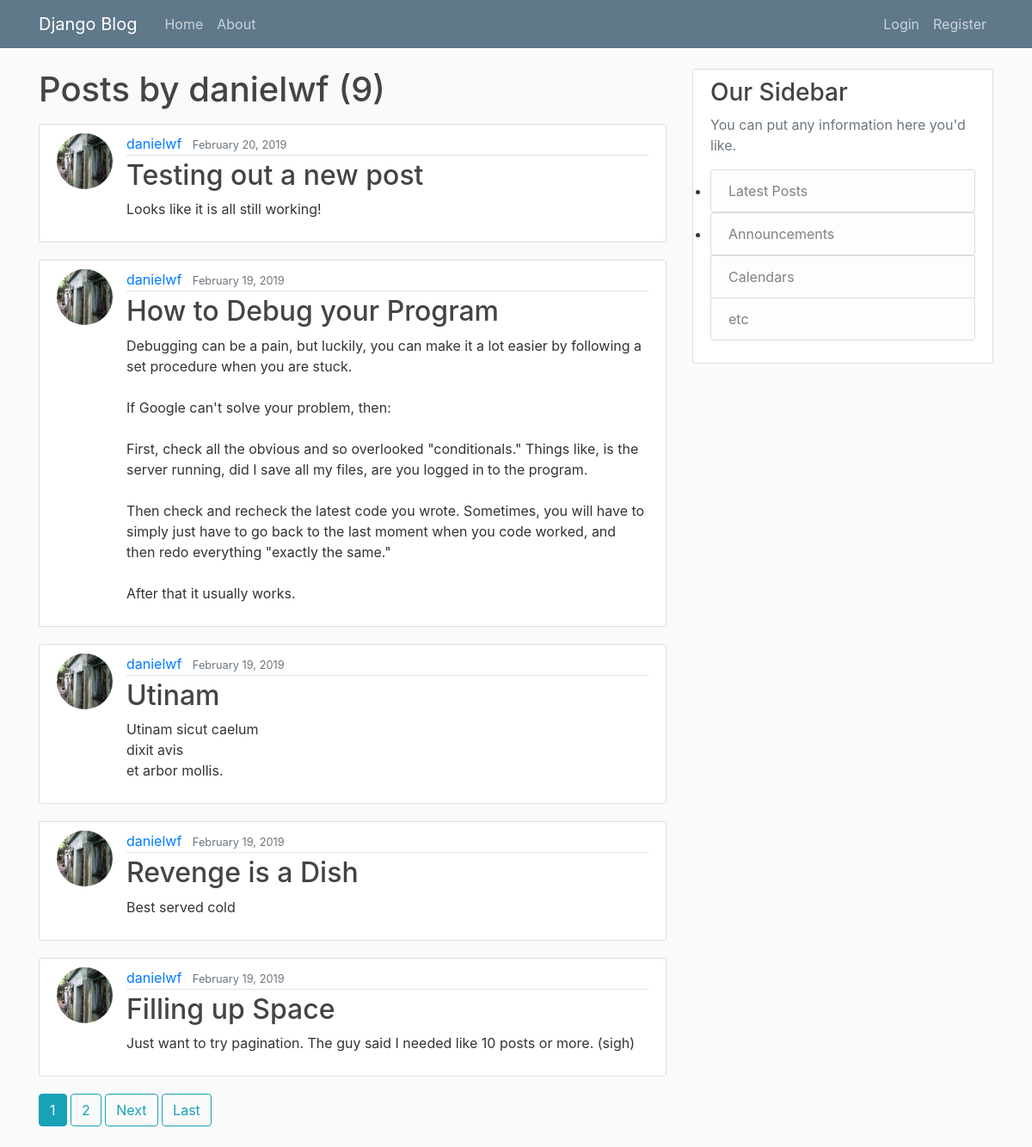
Page /user/danielwf on the committed database.
### blog/models.py (models this page shows, shortened)
class Post(models.Model):
    title = models.CharField(max_length=100)
    content = models.TextField()
    date_posted = models.DateTimeField(default=timezone.now)
    author = models.ForeignKey(User, on_delete=models.CASCADE)

### users/models.py (models this page shows, shortened)
class Profile(models.Model):
    user = models.OneToOneField(User, on_delete=models.CASCADE)
    image = models.ImageField(default='default.jpg', upload_to='profile_pics')

### blog/views.py (the view)
# urls.py: path('user/<str:username>', UserPostListView.as_view(), name='user-posts'),
class UserPostListView(ListView):
    model = Post
    template_name = 'blog/user_posts.html'
    context_object_name = 'posts'
    paginate_by = 5
    def get_queryset(self):
      user = get_object_or_404(User, username=self.kwargs.get('username'))
      return Post.objects.filter(author=user).order_by('-date_posted')

### blog/Templates/blog/user_posts.html (shortened to what this page needs)
{% extends 'blog/base.html' %}
{% block content %}
    <h1 class="mb-3">Posts by {{ view.kwargs.username }} ({{ page_obj.paginator.count }})</h1>
    {% for post in posts %}
        <article class="media content-section">
                <img class="rounded-circle article-img" src="{{ post.author.profile.image.url }}">
                <div class="media-body">
                <div class="article-metadata">
                    <a class="mr-2" href="{% url 'user-posts' post.author.username %}">{{ post.author }}</a>
                    <small class="text-muted">{{ post.date_posted|date:"F d, Y" }}</small>
                </div>
                <h2><a class="article-title" href="{% url 'post-detail' post.id %}">{{ post.title }}</a></h2>
                <p class="article-content">{{ post.content }}</p>
                </div>
            </article>
    {% endfor %}
    {% if is_paginated %}
        {% for num in page_obj.paginator.page_range %}
            {% if page_obj.number == num %}
                <a class="btn btn-info mb-4" href="?page={{ num }}">{{ num }}</a>
            {% elif num > page_obj.number|add:'-3' and num < page_obj.number|add:'3' %}
            <a class="btn btn-outline-info mb-4" href="?page={{ num }}">{{ num }}</a>
            {% endif %}
        {% endfor %}
        {% if page_obj.has_next %}
            <a class="btn btn-outline-info mb-4" href="?page={{ page_obj.next_page_number }}">Next</a>
            <a class="btn btn-outline-info mb-4" href="?page={{ page_obj.paginator.num_pages }}">Last</a>
        {% endif %}
    {% endif %}
{% endblock content %}

### blog/static/blog/main.css (style rules this page uses)
body { background: #fafafa; color: #333333; margin-top: 5rem; }
h1, h2, h3, h4, h5, h6 { color: #444444; }
.content-section { background: #ffffff; padding: 10px 20px; border: 1px solid #dddddd; border-radius: 3px; margin-bottom: 20px; }
.article-title { color: #444444; }
.article-content { white-space: pre-line; }
.article-img { height: 65px; width: 65px; margin-right: 16px; }
.article-metadata { padding-bottom: 1px; margin-bottom: 4px; border-bottom: 1px solid #e3e3e3 }

### rows in the picture
Post: author.profile.image (picture), author "danielwf", date_posted "February 20, 2019", title "Testing out a new post", content "Looks like it is all still working!"
Post: author.profile.image (picture), author "danielwf", date_posted "February 19, 2019", title "How to Debug your Program", content "Debugging can be a pain, but luckily, you can make it a lot easier by following a set procedure when you are stuck. If Google can't solve your problem, then: First, check all the obvious and so overlooked \"conditionals.\" Things like, is the server running, did I save all my files, are you logged in to the program. Then check and recheck the latest code you wrote. Sometimes, you will have to simply just have to go back to the last moment when you code worked, and then redo everything \"exactly the same.\" After that it usually works."
Post: author.profile.image (picture), author "danielwf", date_posted "February 19, 2019", title "Utinam", content "Utinam sicut caelum dixit avis et arbor mollis."
Post: author.profile.image (picture), author "danielwf", date_posted "February 19, 2019", title "Revenge is a Dish", content "Best served cold"
Post: author.profile.image (picture), author "danielwf", date_posted "February 19, 2019", title "Filling up Space", content "Just want to try pagination. The guy said I needed like 10 posts or more. (sigh)"

### other values in the picture
{{ view.kwargs.username }} "danielwf"
{{ page_obj.paginator.count }} "9"
{{ num }} "1"
{{ num }} "2"
